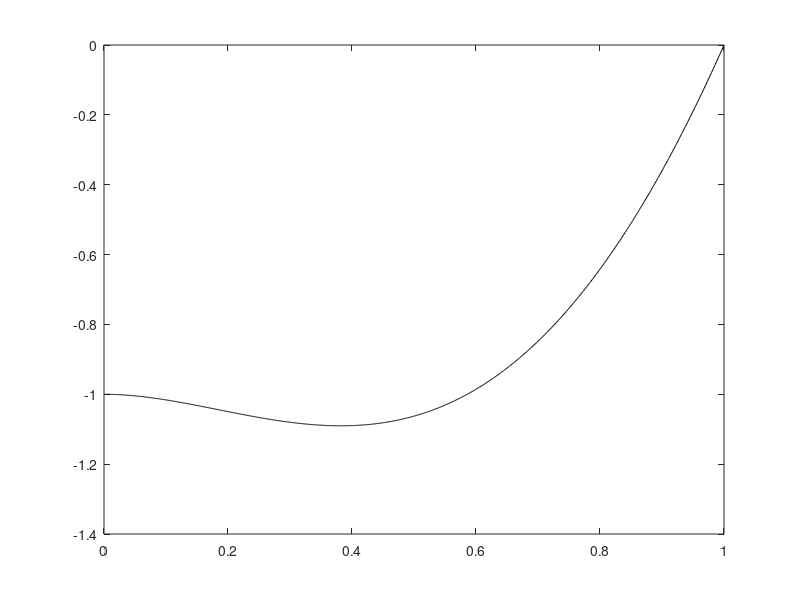

Reproduce this figure in MATLAB. (Note: this script raises an error after producing the figure.)
clear
clc

figure(1)
clf
x=linspace(0,1,1000).';
u=-x.^4+4*x.^3-2*x.^2-1;
plot(x, u, '-k')
hold on

Nvec=2.^(1:15)-1;
energyerr=zeros(size(Nvec));
energyerrhD=zeros(size(Nvec));
for j=1:length(Nvec)               
    N=Nvec(j);
    h=1/(N+1);
    
    K=sparse(N+1,N+1);
    K=K+sparse(1:N,2:N+1,-1/h,N+1,N+1);
    K=K+K.';
    K=K+sparse(1,1,1/h,N+1,N+1);
    K=K+sparse(2:N+1,2:N+1,2/h,N+1,N+1);
    
    KhD=K(2:N+1,2:N+1);
    
    f=zeros(N+1,1);
    f(1)=h*(h^2-4*h+2);
    f(2:N+1)=2*h*(h^2+6*((1:N)*h).^2-12*((1:N)*h)+2);
    
    fhD=f(2:N+1);
    
    c=K\f;
    
    chD=KhD\fhD;

    energyerr(j)=sqrt(296/105-(c.')*K*c);
    energyerrhD(j)=sqrt(296/105-(chD.')*KhD*chD);
    
    if N==3
       uN = zeros(size(x));
       for k=1:N+1
           uN = uN + c(k)*hat(x,k-1,N);
       end
       plot(x, uN, '-b')
       uNhD = zeros(size(x));
       for k=1:N
           uNhD = uNhD + chD(k)*hat(x,k,N);
       end
       plot(x, uNhD, '-r')
    end
    if N==7
        uN = zeros(size(x));
        for k=1:N+1
            uN = uN + c(k)*hat(x,k-1,N);
        end
        plot(x, uN, '-g')
        uNhD = zeros(size(x));
        for k=1:N
            uNhD = uNhD + chD(k)*hat(x,k,N);
        end
        plot(x, uNhD, '-m')
    end
end

title('$u$, $u_3$, $u_3^*$, $u_7$ and $u_7^*$ with $\alpha=\beta=0$','interpreter','latex','FontSize',12)
xlabel('$x$','interpreter','latex','FontSize',12)
legendstr{1}='$u(x)$';
legendstr{2}='$u_3(x)$';
legendstr{3}='$u_3^*(x)$';
legendstr{4}='$u_7(x)$';
legendstr{5}='$u_7^*(x)$';
legend(legendstr,'interpreter','latex','FontSize',12,'location','best')
saveas(figure(1),'hw37c.eps','epsc')

figure(2)
clf
loglog(Nvec,energyerr,'-ok')
hold on
loglog(Nvec,energyerrhD,'-ob')
title('$|||u-u_N|||$ and $|||u-u_N^*|||$ with $\alpha=\beta=0$','interpreter','latex','FontSize',12)
xlabel('$N$','interpreter','latex','FontSize',12)
legendstr2{1}='$|||u-u_N|||$';
legendstr2{2}='$|||u-u_N^*|||$';
legend(legendstr2,'interpreter','latex','FontSize',12,'location','best')
saveas(figure(2),'hw37d.eps','epsc')
